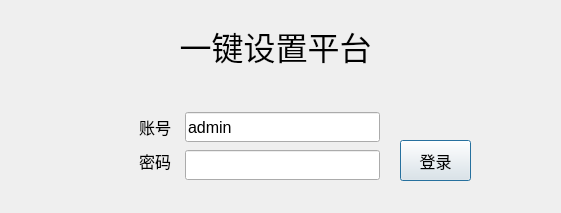
<?xml version="1.0" encoding="UTF-8"?>
<ui version="4.0">
 <class>UsrLandDlg</class>
 <widget class="QDialog" name="UsrLandDlg">
  <property name="geometry">
   <rect>
    <x>0</x>
    <y>0</y>
    <width>561</width>
    <height>213</height>
   </rect>
  </property>
  <property name="windowTitle">
   <string>Dialog</string>
  </property>
  <property name="styleSheet">
   <string notr="true"/>
  </property>
  <widget class="QLabel" name="stateLabel">
   <property name="geometry">
    <rect>
     <x>180</x>
     <y>80</y>
     <width>181</width>
     <height>31</height>
    </rect>
   </property>
   <property name="font">
    <font>
     <family>宋体</family>
     <pointsize>11</pointsize>
    </font>
   </property>
   <property name="styleSheet">
    <string notr="true">color: rgb(255, 0, 0);</string>
   </property>
   <property name="text">
    <string/>
   </property>
  </widget>
  <widget class="QLineEdit" name="nameLineEdit">
   <property name="geometry">
    <rect>
     <x>185</x>
     <y>112</y>
     <width>195</width>
     <height>30</height>
    </rect>
   </property>
   <property name="font">
    <font>
     <family>Arial</family>
     <pointsize>12</pointsize>
     <weight>50</weight>
     <bold>false</bold>
    </font>
   </property>
   <property name="text">
    <string>admin</string>
   </property>
  </widget>
  <widget class="QLineEdit" name="pwdLineEdit">
   <property name="geometry">
    <rect>
     <x>185</x>
     <y>150</y>
     <width>195</width>
     <height>30</height>
    </rect>
   </property>
   <property name="font">
    <font>
     <family>Arial</family>
     <weight>50</weight>
     <bold>false</bold>
    </font>
   </property>
   <property name="text">
    <string/>
   </property>
   <property name="echoMode">
    <enum>QLineEdit::Password</enum>
   </property>
  </widget>
  <widget class="QPushButton" name="landBtn">
   <property name="geometry">
    <rect>
     <x>400</x>
     <y>140</y>
     <width>71</width>
     <height>41</height>
    </rect>
   </property>
   <property name="font">
    <font>
     <family>微软雅黑</family>
     <pointsize>12</pointsize>
    </font>
   </property>
   <property name="cursor">
    <cursorShape>PointingHandCursor</cursorShape>
   </property>
   <property name="text">
    <string>登录</string>
   </property>
   <property name="autoDefault">
    <bool>true</bool>
   </property>
  </widget>
  <widget class="QLabel" name="label">
   <property name="geometry">
    <rect>
     <x>60</x>
     <y>112</y>
     <width>111</width>
     <height>30</height>
    </rect>
   </property>
   <property name="font">
    <font>
     <family>微软雅黑</family>
     <pointsize>12</pointsize>
    </font>
   </property>
   <property name="styleSheet">
    <string notr="true"/>
   </property>
   <property name="text">
    <string>账号</string>
   </property>
   <property name="alignment">
    <set>Qt::AlignRight|Qt::AlignTrailing|Qt::AlignVCenter</set>
   </property>
  </widget>
  <widget class="QLabel" name="label_2">
   <property name="geometry">
    <rect>
     <x>60</x>
     <y>146</y>
     <width>111</width>
     <height>30</height>
    </rect>
   </property>
   <property name="font">
    <font>
     <family>微软雅黑</family>
     <pointsize>12</pointsize>
    </font>
   </property>
   <property name="styleSheet">
    <string notr="true"/>
   </property>
   <property name="text">
    <string>密码</string>
   </property>
   <property name="alignment">
    <set>Qt::AlignRight|Qt::AlignTrailing|Qt::AlignVCenter</set>
   </property>
  </widget>
  <widget class="QLabel" name="label_3">
   <property name="geometry">
    <rect>
     <x>0</x>
     <y>10</y>
     <width>551</width>
     <height>71</height>
    </rect>
   </property>
   <property name="font">
    <font>
     <family>微软雅黑</family>
     <pointsize>24</pointsize>
     <weight>50</weight>
     <bold>false</bold>
    </font>
   </property>
   <property name="styleSheet">
    <string notr="true"/>
   </property>
   <property name="text">
    <string>一键设置平台</string>
   </property>
   <property name="alignment">
    <set>Qt::AlignCenter</set>
   </property>
  </widget>
 </widget>
 <resources/>
 <connections/>
</ui>
